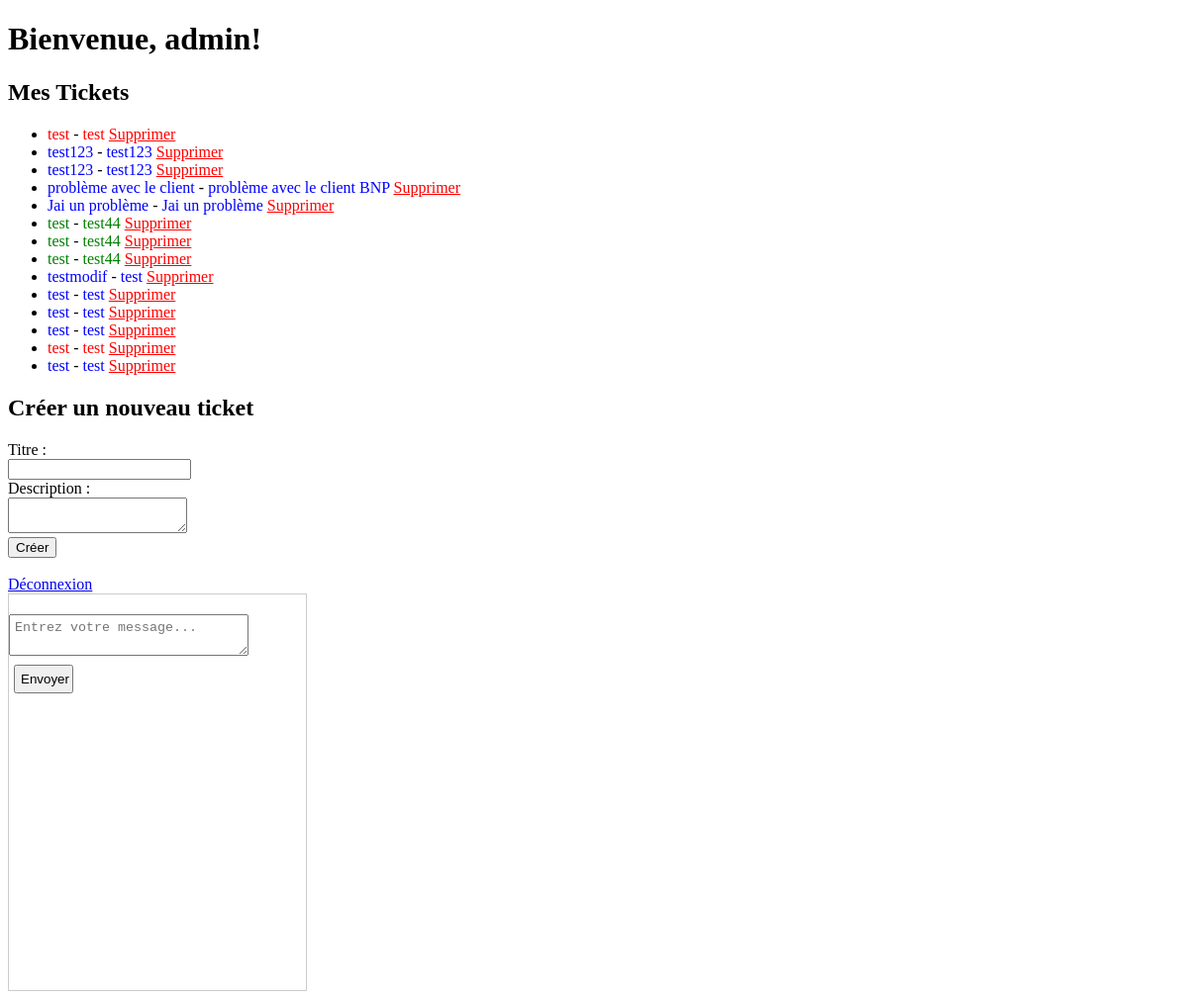
Page /code/home.php (signed in) on the committed database.
### tables this page shows
CREATE TABLE `tickets` (
  `id` int(11) NOT NULL,
  `user_id` int(11) DEFAULT NULL,
  `title` varchar(100) NOT NULL,
  `description` text DEFAULT NULL,
  `status` enum('Open','Closed') DEFAULT 'Open',
  `created_at` timestamp NOT NULL DEFAULT current_timestamp()
);

### code/home.php (the view, shortened to what this page needs)
<?php
$db_host = 'localhost';
$db_username = 'root';
$db_password = '';
$db_database = 'ticketsys';
$conn = new mysqli($db_host, $db_username, $db_password, $db_database);
$user_id = $_SESSION['user_id'];
$sql_role = "SELECT role_id FROM users WHERE id = '$user_id'";
$result_role = $conn->query($sql_role);
if ($result_role->num_rows > 0) {
    $row_role = $result_role->fetch_assoc();
    $role_id = $row_role['role_id'];
    if ($role_id == 1) {
        $sql_tickets = "SELECT * FROM tickets";
    }
    elseif ($role_id == 2) {
        $sql_tickets = "SELECT * FROM tickets WHERE user_id != '$user_id'";
    }
    else {
        $sql_tickets = "SELECT * FROM tickets WHERE user_id = '$user_id'";
    }
    $result_tickets = $conn->query($sql_tickets);
}
?>
<!DOCTYPE html>
<html lang="fr">
<head>
</head>
<body>
    <h1>Bienvenue, <?php echo $_SESSION['username']; ?>!</h1>
    <h2>Mes Tickets</h2>
    <ul>
        <?php
        if (isset($result_tickets) && $result_tickets->num_rows > 0) {
            while($row = $result_tickets->fetch_assoc()) {
                $title = htmlspecialchars($row['title']);
                $description = htmlspecialchars($row['description']);
                $userId = $row['user_id'];
                $ticketId = $row['id'];
                $userColor = ($userId == 1) ? 'red' : (($userId == 2) ? 'green' : 'blue');
                echo "<li><span style='color: $userColor;'>$title</span> - <span style='color: $userColor;'>$description</span>";
                if ($role_id == 1) {
                    echo " <a href='javascript:void(0);' onclick='deleteTicket($ticketId)' style='color: red;'>Supprimer</a>";
                }
                echo "</li>";
            }
        } else {
            echo "Aucun ticket trouvé.";
        }
        ?>
    </ul>
    <h2>Créer un nouveau ticket</h2>
    <form action="<?php echo htmlspecialchars($_SERVER["PHP_SELF"]); ?>" method="post">
        <label for="title">Titre :</label><br>
        <input type="text" id="title" name="title" required><br>
        <label for="description">Description :</label><br>
        <textarea id="description" name="description" required></textarea><br>
        <input type="submit" value="Créer">
    </form>
    <br>
    <a href="logout.php">Déconnexion</a>
    <div id="chat-container">
        <div id="chat-messages"></div>
        <textarea id="message-input" placeholder="Entrez votre message..."></textarea>
        <button id="send-button">Envoyer</button>
    </div>
</body>
</html>

### code/home.php (style rules this page uses)
#chat-container { width: 300px; height: 400px; border: 1px solid #ccc; overflow-y: auto; }
#chat-messages { padding: 10px; }
#message-input { width: calc(100% - 70px); padding: 5px; }
#send-button { width: 60px; padding: 5px; margin-top: 5px; margin-left: 5px; }

### rows in the picture
tickets: title "test", description "test"
tickets: title "test123", description "test123"
tickets: title "test123", description "test123"
tickets: title "problème avec le client", description "problème avec le client BNP"
tickets: title "Jai un problème", description "Jai un problème"
tickets: title "test", description "test44"
tickets: title "test", description "test44"
tickets: title "test", description "test44"
tickets: title "testmodif", description "test"
tickets: title "test", description "test"
tickets: title "test", description "test"
tickets: title "test", description "test"
tickets: title "test", description "test"
tickets: title "test", description "test"

### other values in the picture
$_SESSION['username'] "admin"
